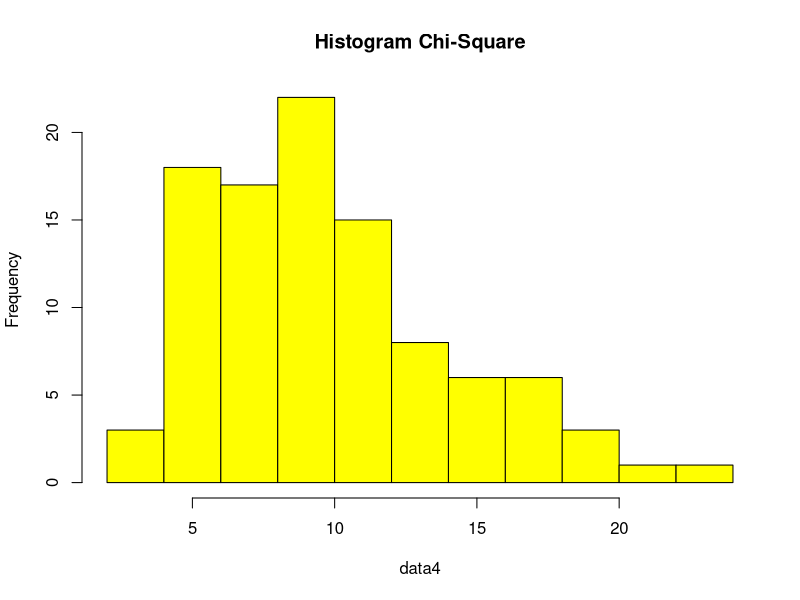

Reproduce this figure in R.
#  =================== 4 ==================== 
x = 2
df = 10

## a
dchisq(x, df)

## b
n = 100
data4 = rchisq(n, df) ;data4

hist(data4, main = "Histogram Chi-Square", col = "yellow")

## c
mean = df ;mean

var = 2*df ;var